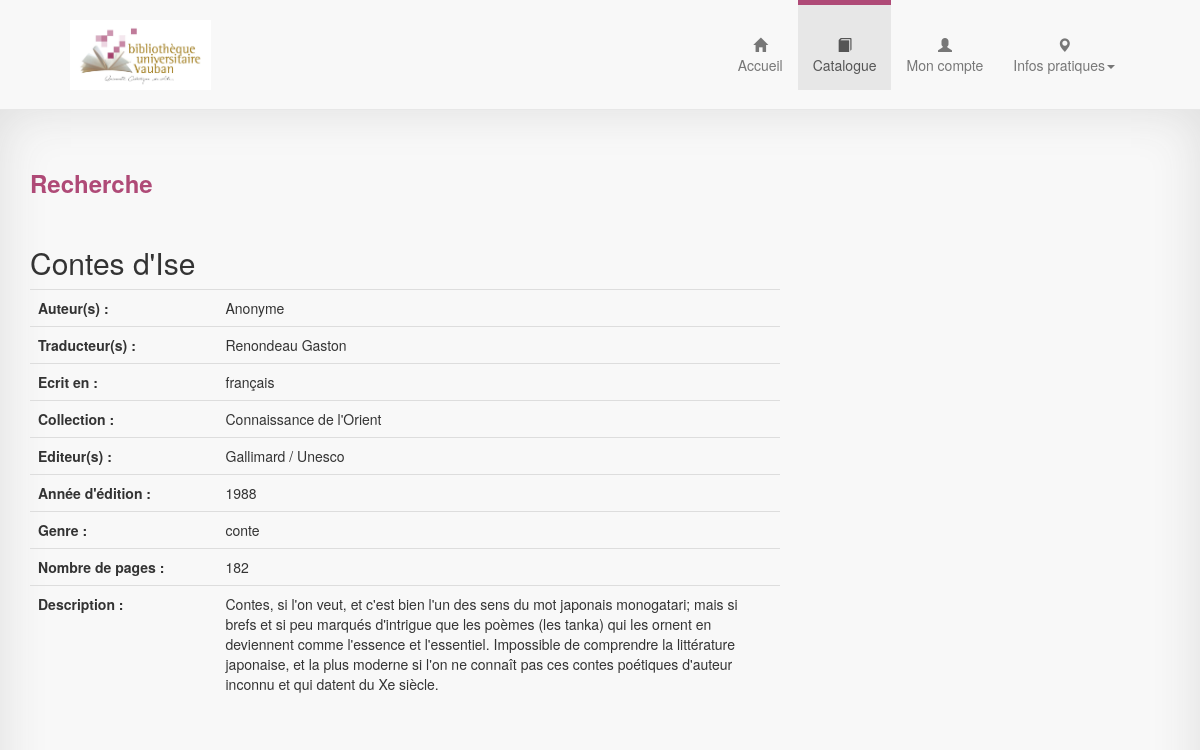
Screenshot of /pageLivre.php?numero=15 with the database file from the repository.
### tables this page shows
CREATE TABLE IF NOT EXISTS livre(
numLivre INTEGER AUTO_INCREMENT,
titre VARCHAR(100) NOT NULL,
nbPage INTEGER,
description VARCHAR(500),
numGenre INTEGER,
numCollection INTEGER,
anneeEdition INTEGER,
CONSTRAINT PK_livre PRIMARY KEY (numLivre),
CONSTRAINT FK_livre_genre FOREIGN KEY (numGenre) REFERENCES genre(numGenre),
CONSTRAINT FK_livre_collection FOREIGN KEY (numCollection) REFERENCES collection(numCollection)
);

CREATE TABLE IF NOT EXISTS auteur(
numAuteur INTEGER AUTO_INCREMENT,
nomAuteur VARCHAR(50),
prenomAuteur VARCHAR(50),
CONSTRAINT PK_auteur PRIMARY KEY (numAuteur)
);

CREATE TABLE IF NOT EXISTS traducteur(
numTraducteur INTEGER AUTO_INCREMENT,
nomTraducteur VARCHAR(50),
prenomTraducteur VARCHAR(50),
CONSTRAINT PK_traducteur PRIMARY KEY (numTraducteur)
);

CREATE TABLE IF NOT EXISTS langue(
numLangue INTEGER AUTO_INCREMENT,
libelleLangue VARCHAR(50),
CONSTRAINT PK_langue PRIMARY KEY(numLangue)
);

CREATE TABLE IF NOT EXISTS collection(
numCollection INTEGER AUTO_INCREMENT,
nomCollection VARCHAR(50) NOT NULL,
CONSTRAINT PK_collection PRIMARY KEY (numCollection)
);

CREATE TABLE IF NOT EXISTS editeur(
numEditeur INTEGER AUTO_INCREMENT,
nomEditeur VARCHAR(50),
CONSTRAINT PK_editeur PRIMARY KEY (numEditeur)
);

CREATE TABLE IF NOT EXISTS genre(
numGenre INTEGER AUTO_INCREMENT,
libelleGenre VARCHAR(50) NOT NULL,
CONSTRAINT PK_genre PRIMARY KEY (numGenre)
);

### pageLivre.php (the view, shortened to what this page needs)
<!DOCTYPE html>
<html lang="fr">
  <head>
    <link href="bootstrap/css/bootstrap.css" rel="stylesheet">
    <link href="style.css" rel="stylesheet">
  </head>
  <body>
	<div class="container">
		<?php
			include "recherche.php";
		?>
		<div class="row">
			<div class="col-md-12">
			<?php
			if(isset($_GET['numero'])){
				if($_GET['numero'] != 0){
					include "connectBibli.php";
					$stmt = $Bibli->prepare('SELECT titre, anneeEdition, nomCollection, libelleGenre, nbPage, description
											 FROM livre NATURAL LEFT JOIN collection NATURAL LEFT JOIN genre
											  WHERE numLivre= ?');
					$stmt->bind_param("i", $_GET['numero']);
					$stmt->execute();
					$stmt->store_result();
					$stmt->bind_result($titre, $anneeEdition, $nomCollection, $libelleGenre, $nbPage, $description);
					if($stmt->num_rows != 0)
					{
						echo "<h2>".$titre."</h2>";
					?>
			</div>
		</div>
		<div class="row">
			<div class="col-md-8">
				<table class="table">
					<tbody class="th-fixe">
				<?php
					$stmtA = $Bibli->prepare('SELECT nomAuteur, prenomAuteur
												FROM ecrit NATURAL JOIN auteur
												WHERE numLivre = ?');
					$stmtA->bind_param("i", $_GET['numero']);
					$stmtA->execute();
					$stmtA->bind_result($nomAuteur, $prenomAuteur);
					echo "<tr><th>Auteur(s) :</th><td>".$nomAuteur." ".$prenomAuteur;
					echo "</td></tr>";
					$stmtT = $Bibli->prepare('SELECT nomTraducteur, prenomTraducteur
												FROM traduit NATURAL JOIN traducteur
												WHERE numLivre = ?');
					$stmtT->bind_param("i", $_GET['numero']);
					$stmtT->execute();
					$stmtT->store_result();
					$stmtT->bind_result($nomTraducteur, $prenomTraducteur);
					if($stmtT->num_rows != 0){
						echo "<tr><th>Traducteur(s) :</th><td>".$nomTraducteur." ".$prenomTraducteur;
						echo "</td></tr>";
					}
					$stmtL = $Bibli->prepare('SELECT libelleLangue
												FROM est_ecrit_en NATURAL JOIN langue
												WHERE numLivre = ?');
					$stmtL->bind_param("i", $_GET['numero']);
					$stmtL->execute();
					$stmtL->bind_result($libelleLangue);
					echo "<tr><th>Ecrit en :</th><td>".$libelleLangue;
					echo "</td></tr>";
					if(isset($nomCollection)){
						echo "<tr><th>Collection :</th><td>".$nomCollection."</td></tr>";
					}
					$stmtE = $Bibli->prepare('SELECT nomEditeur
												FROM edite NATURAL JOIN editeur
												WHERE numLivre = ?');
					$stmtE->bind_param("i", $_GET['numero']);
					$stmtE->execute();
					$stmtE->bind_result($nomEditeur);
					$stmtE->fetch();
					echo "<tr><th>Editeur(s) :</th><td>".$nomEditeur;
					while($stmtE->fetch()){
						echo " / ".$nomEditeur;
					}
					echo "</td></tr>";
					if(isset($anneeEdition)){
						echo "<tr><th>Année d'édition :</th><td>".$anneeEdition."</td></tr>";
					}
					if(isset($libelleGenre)){
						echo "<tr><th>Genre :</th><td>".$libelleGenre."</td></tr>";
					}
					if(isset($nbPage)){
						echo "<tr><th>Nombre de pages :</th><td>".$nbPage."</td></tr>";
					}
					if(isset($description)){
						echo "<tr><th>Description :</th><td>".$description."</td></tr>";
					}
				?>
					</tbody>
				</table>
			</div>
					<?php
					}
					else{
						echo "<p>Livre introuvable.</p>";
					}
				}
				else{
					echo "<p>Livre introuvable.</p>";
				}
			}
		?>
		</div>
	</div>
	</body>
</html>

### style.css (style rules this page uses)
html { height: 100%; }
body { min-height: 100%; margin-top: 110px; padding-top: 40px; background-color: #f8f8f8; box-shadow:0 0 50px 0 #ddd inset; }
ul.navbar-nav li a { text-align: center; padding-top: 35px; }
ul.navbar-nav li.active a { border-top: 5px solid #af4a77; padding-top: 30px; }
.navbar-inner { padding: 0px 70px; }
.navbar { height: 110px; }
.navbar-brand { padding: 0 0 10px 0; height: 80px; }
img.logo { max-height: 100%; width: auto; }
tr { cursor:pointer; }
.th-fixe th { width:25%; }

### rows the page displays
livre: titre "Contes d'Ise", numCollection.nomCollection "Connaissance de l'Orient", anneeEdition "1988", numGenre.libelleGenre "conte", nbPage "182", description "Contes, si l'on veut, et c'est bien l'un des sens du mot japonais monogatari; mais si brefs et si peu marqués d'intrigue que les poèmes (les tanka) qui les ornent en deviennent comme l'essence et l'essentiel. Impossible de comprendre la littérature japonaise, et la plus moderne si l'on ne connaît pas ces contes poétiques d'auteur inconnu et qui datent du Xe siècle."
auteur: nomAuteur "Anonyme"
traducteur: nomTraducteur "Renondeau", prenomTraducteur "Gaston"
langue: libelleLangue "français"
editeur: nomEditeur "Gallimard"
editeur: nomEditeur "Unesco"
